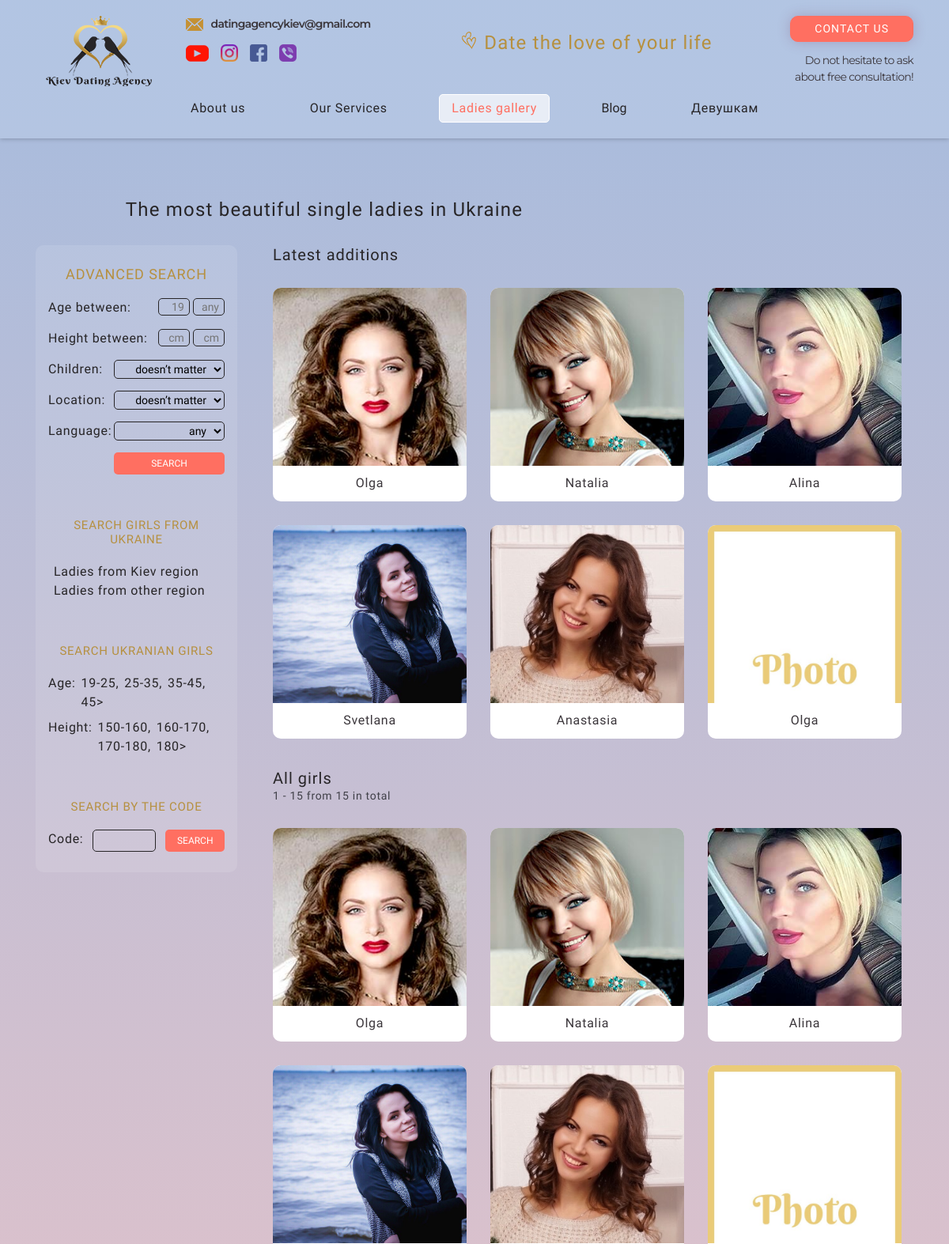
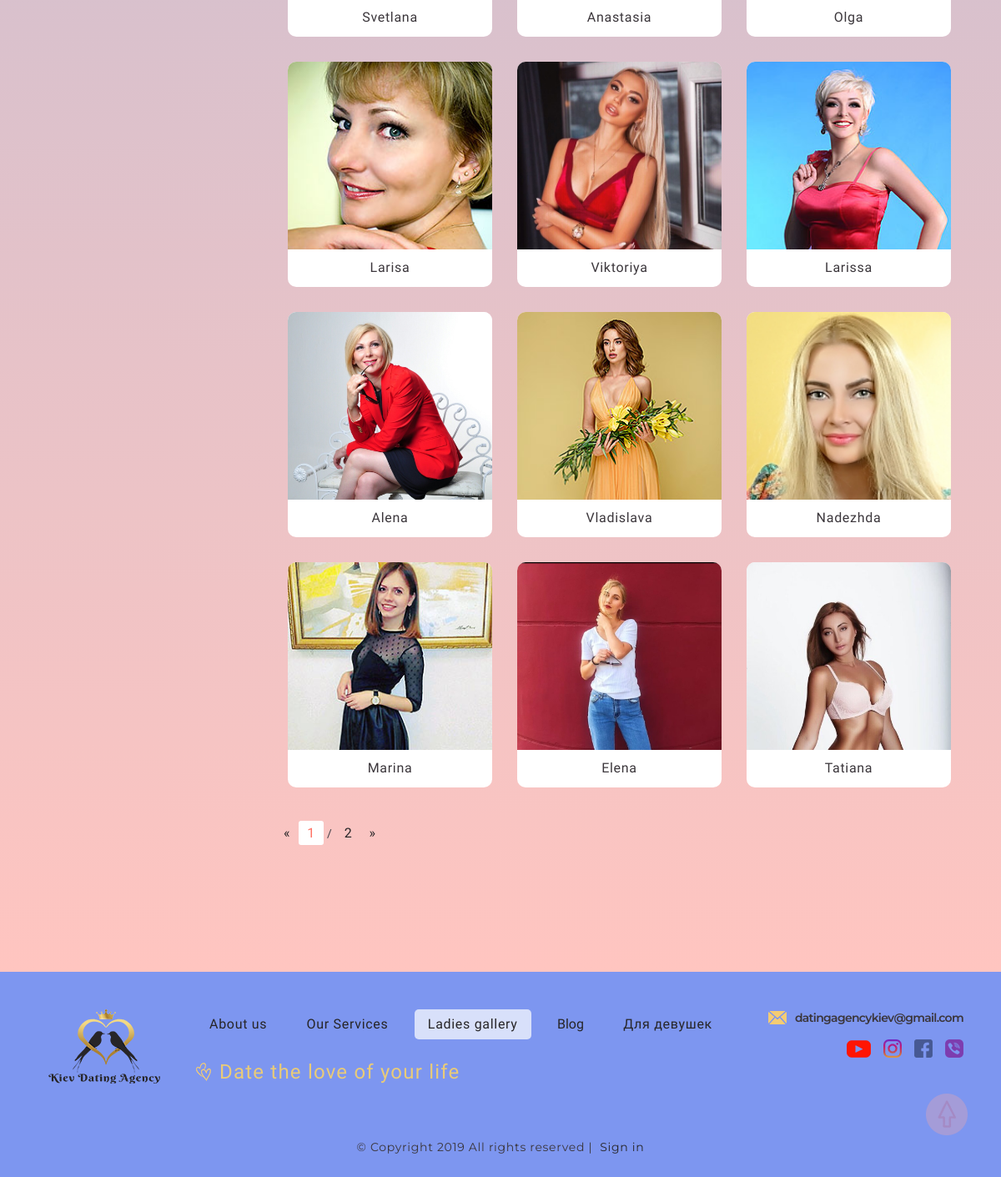
The page /gallery on the database its author committed (2 pictures, top to bottom).
### tables this page shows
CREATE TABLE `girls` (
  `id` int(11) NOT NULL,
  `num` varchar(11) NOT NULL,
  `name` varchar(250) NOT NULL,
  `l_name` varchar(250) NOT NULL,
  `city` varchar(250) DEFAULT NULL,
  `height` varchar(150) DEFAULT NULL,
  `weight` varchar(150) DEFAULT NULL,
  `age` varchar(150) DEFAULT NULL,
  `color_eye` varchar(250) DEFAULT NULL,
  `color_heir` varchar(250) DEFAULT NULL,
  `education` varchar(250) DEFAULT NULL,
  `profession` varchar(250) DEFAULT NULL,
  `occupation` varchar(250) DEFAULT NULL,
  `religion` varchar(250) DEFAULT NULL,
  `smoking` varchar(250) DEFAULT NULL,
  `alcohol` varchar(250) DEFAULT NULL,
  `lang_eng` varchar(250) DEFAULT NULL,
  `lang_other` varchar(500) DEFAULT NULL,
  `family_status` varchar(250) DEFAULT NULL,
  `children_count` int(11) DEFAULT NULL,
  `about` mediumtext,
  `man_age` varchar(250) DEFAULT NULL,
  `man_about` mediumtext,
  `mail` varchar(250) DEFAULT NULL,
  `phone` varchar(250) DEFAULT NULL,
  `public` int(1) NOT NULL DEFAULT '0',
  `date_created` int(11) NOT NULL
);

### application/views/gallery/index.php (the view, shortened to what the rows shown need)
<?=$header;?>
<section id="g-full" class="g-full">
    <div class="container">
        <div class="row d-none d-md-block">
            <div class="col-md-8">
                <h2 class="g-full__title text-center">
                    The most beautiful single ladies in Ukraine
                </h2>
            </div>
        </div>
        <div class="row">
            <div class="col-md-8 col-xl-9">
                <div class="gf-gallery">
                    <? if($page_this == 1 && !$is_admin): ?>
                    <div class="gf-g__latest-editions-wrap">
                        <div class="d-flex flex-wrap gf-gl__latest-editions">
                            <? foreach($girls_public_new as $girl): ?>
                            <div class="col-6 col-xl-4">
                                <div class="card gf-gl__girl">
                                    <img class="card-img-top gf-gl__img" src="<?=$girl['img'];?>" alt="Card image cap">
                                    <div class="card-body gf-gl__card-body">
                                        <p class="card-text gf-gl__card-text"><?=$girl['name'];?></p>
                                    </div>
                                </div>
                            </div>
                            <? endforeach; ?>
                        </div>
                    </div>
                    <? endif; ?>
                    <div class="gf-g__all-girls-wrap">
                        <div class="d-flex flex-wrap gf-ga__all-girls">
                            <? foreach($girls_public as $girl): ?>
                            <div class="col-6 col-xl-4">
                                <div class="card gf-ga__girl">
                                    <img class="card-img-top gf-ga__img" src="<?=$girl['img'];?>" alt="Card image cap">
                                    <div class="card-body gf-ga__card-body">
                                        <p class="card-text gf-ga__card-text"><?=$girl['name'];?></p>
                                    </div>
                                </div>
                            </div>
                            <? endforeach; ?>
                        </div>
                    </div>
                </div>
            </div>
        </div>
    </div>
</section>
<?=$footer;?>

### rows shown on the page
girls: shows a picture, name "Olga"
girls: shows a picture, name "Natalia"
girls: shows a picture, name "Alina"
girls: shows a picture, name "Svetlana"
girls: shows a picture, name "Anastasia"
girls: shows a picture, name "Olga"
girls: shows a picture, name "Larisa"
girls: shows a picture, name "Viktoriya"
girls: shows a picture, name "Larissa"
girls: shows a picture, name "Alena"
girls: shows a picture, name "Vladislava"
girls: shows a picture, name "Nadezhda"
girls: shows a picture, name "Marina"
girls: shows a picture, name "Elena"
girls: shows a picture, name "Tatiana"

### other values the page prints
$girl_from "1"
$girl_to "15"
count($girls_public) "15"
$page_total "2"
